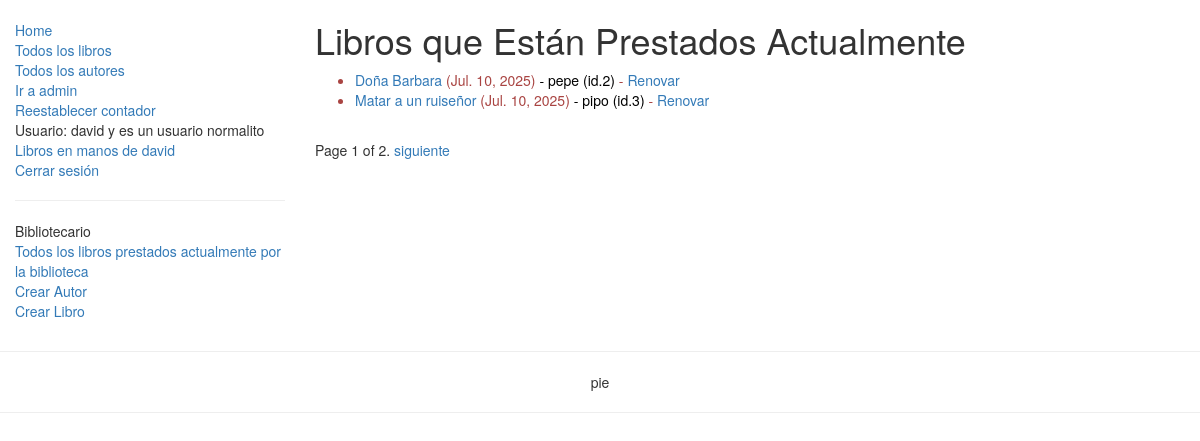
Page /catalogo/TodosLosLibrosActualmenteAlquilados/ (signed in) on the earlier database version.
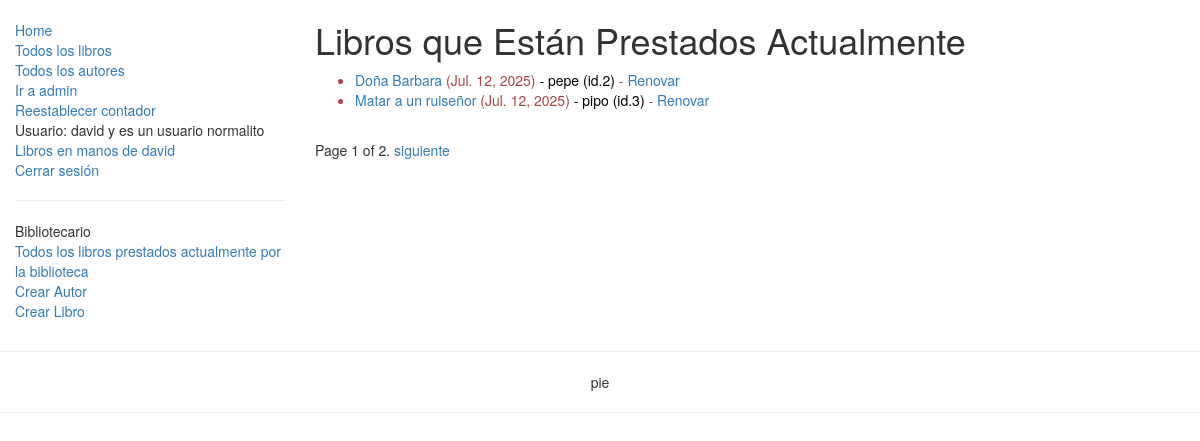
Same page on the later database version.
### catalogo/models.py (models this page shows, shortened)
class LibroInstancia(models.Model):
    id = models.UUIDField(primary_key=True, default=uuid.uuid4, help_text="ID único para este libro particular en toda la biblioteca")
    libro = models.ForeignKey('Libro', on_delete=models.SET_NULL, null=True)
    imprenta = models.CharField(max_length=200)
    debidoderegresar = models.DateField(null=True, blank=True)
    prestatario = models.ForeignKey(User, on_delete=models.SET_NULL, null=True, blank=True)
    PRESTAMO_STATUS = (
        ('m', 'Mantenimieno'),
        ('p', 'En prestamo'),
        ('d', 'Disponible'),
        ('r', 'Reservado'),
    )
    estatus = models.CharField(max_length=1, choices=PRESTAMO_STATUS, blank=True, default='m', help_text='Disponibilidad del libro')
    class Meta:
        ordering = ["debidoderegresar"] #ordering es un apuntador-identificador de palabra reservada de django para esta clase, no puedo usar el nombre "ordenar".
        permissions = (("puedeMarcarRetornado", "Colocar libro como retornado"),)
    @property
    def estaVencido(self):
        if self.debidoderegresar and date.today() > self.debidoderegresar:
            return True
        return False

class Libro(models.Model):
    titulo = models.CharField(max_length=200)
    autor = models.ForeignKey('Autor', on_delete=models.SET_NULL, null=True)
    descripcion = models.TextField(max_length=1000, help_text="Ingrese una breve descripción del libro")
    isbn = models.CharField('ISBN',max_length=13, help_text='13 Caracteres <a href="https://www.isbn-international.org/content/what-isbn">ISBN number</a>')
    genero = models.ManyToManyField(Genero, help_text="Seleccione un genero para este libro")
    lenguaje = models.ForeignKey('Lenguaje', on_delete=models.SET_NULL, null=True)
    def __str__(self):
        return self.titulo
    def get_absolute_url(self):
        return reverse('detallesDeLibro', args=[str(self.id)])#Para las vistas detalladas que requieren el id de una instancia de este modelo como parámetro en la url, el parámetro name de la función path en el mapeador urls.py debe tener este #nombre ('detallesDeLibro') de url respectivo a dicha vista detallada genérica, de lo contrario se presentará la excepción: Reverse for 'detallesDeLibro' not found. 'libroDetalles' is not a valid view function or pattern name.
    class Meta:
        ordering = ['titulo', 'autor']
    def mostrar_genero(self):
        return ', '.join([ genero.nombre for genero in self.genero.all()[:3] ])
    mostrar_genero.short_description = 'Genero'

### catalogo/views.py (the view)
# urls.py: path('TodosLosLibrosActualmenteAlquilados/', views.ListaDeLibrosPrestadosActualmente.as_view(), name='librosAlquiladosActualmente'),
class ListaDeLibrosPrestadosActualmente(PermissionRequiredMixin, generic.ListView):
    permission_required = ('catalogo.puedeMarcarRetornado',)#Puede ser una tupla con n permisos requeridos.
    model = LibroInstancia
    template_name ='catalogo/todosLosLibrosPrestadosActualmente.html'
    paginate_by = 2
    def get_queryset(self):
        return LibroInstancia.objects.filter(estatus__exact='p').order_by('debidoderegresar')

### catalogo/templates/catalogo/todosLosLibrosPrestadosActualmente.html
{% extends "base1.html" %}
{% block content %}
    <h1>Libros que Están Prestados Actualmente</h1>
    {% if libroinstancia_list %}
    <ul>
      {% for instanciaDeLibro in libroinstancia_list %}
          <li class="{% if instanciaDeLibro.estaVencido %}text-danger{% endif %}">
          <a href="{{ instanciaDeLibro.libro.get_absolute_url }}">{{instanciaDeLibro.libro}}</a> ({{ instanciaDeLibro.debidoderegresar }}) <span style="color: black;">- {{ instanciaDeLibro.prestatario }} (id.{{instanciaDeLibro.prestatario.id}}) </span> {% if perms.catalogo.puedeMarcarRetornado %}- <a href="{% url 'renovDeLibroPorLibrero' instanciaDeLibro.id %}">Renovar</a>  {% endif %}
         </li>
      {% endfor %}
    </ul>
    {% else %}
      <p>No hay libros prestados actualmente en la biblioteca.</p>
    {% endif %}
{% endblock %}

### catalogo/templates/base1.html (shortened to what this page needs)
{% load static %}
<!DOCTYPE html>
<html lang="en">
<head>
  <link rel="stylesheet" href="https://maxcdn.bootstrapcdn.com/bootstrap/3.3.7/css/bootstrap.min.css">
  {% load static %}
  <link rel="stylesheet" href="{% static 'css/styles.css' %}">
</head>
<body>
  <div class="container-fluid">
    <div class="row">
      <div class="col-sm-3">
      {% block barraLateral %}
      <ul class="sidebar-nav">
          <li><a href="{% url 'vistaHome' %}">Home</a></li>
          <li><a href="{% url 'todosLoslibros' %}">Todos los libros</a></li>
          <li><a href="{% url 'toditicosLosAutores' %}">Todos los autores</a></li>
          <li><a href="/admin">Ir a admin</a></li>
          <li><a href="{% url 'resetearVisitas' %}">Reestablecer contador</a></li>
          {% if user.is_authenticated %}
            <li>Usuario: {{ user.get_username }} {% if user.groups.all.0.name == "bibliotecarios" %} es bibliotecario {% if user.is_staff %} y perteneca al staff (puede eliminar libros y autores){% endif %}{% else %} y es un usuario normalito{% endif %}</li>
            <li><a href="{% url 'misLibrosalquilados' user.get_username %}">Libros en manos de {{ user.get_username }} </a></li>
            <li><a href="{% url 'logout'%}?next={{request.path}}">Cerrar sesión</a></li>
            {% if perms.catalogo.puedeMarcarRetornado %}
              <hr>
              <li>Bibliotecario</li>
              <li><a href="{% url 'librosAlquiladosActualmente' %}">Todos los libros prestados actualmente por la biblioteca</a></li>
              <li><a href="{% url 'crearautorini' %}">Crear Autor</a></li>
              <li><a href="{% url 'crearlibro' %}">Crear Libro</a></li>
              {% endif %}
          {% else %}
          <li><a href="{% url 'login'%}?next={{request.path}}">Iniciar sesión</a></li>
       {% endif %}
      </ul>
     {% endblock %}
      </div>
      <div class="col-sm-7 ">
      {% block content %}{% endblock %}
{% block pagination %}
  {% if is_paginated %}
      <div class="pagination">
          <span class="page-links">
              <span class="page-current">
                  Page {{ page_obj.number }} of {{ page_obj.paginator.num_pages }}.
              </span>
              {% if page_obj.has_next %}
                  <a href="{{ request.path }}?page={{ page_obj.next_page_number }}">siguiente</a>
              {% endif %}
          </span>
      </div>
  {% endif %}
{% endblock %}
      </div>
    </div>
  </div>
 <div>
    <hr>
    <p style="text-align: center;">pie</p>
    <hr>
 </div>
</body>
</html>

### static/css/styles.css (style rules this page uses)
.sidebar-nav { margin-top: 20px; padding: 0; list-style: none; }

Differences in the rows shown:
changed LibroInstancia "Doña Barbara": debidoderegresar "Jul. 10, 2025" → "Jul. 12, 2025"
changed LibroInstancia "Matar a un ruiseñor": debidoderegresar "Jul. 10, 2025" → "Jul. 12, 2025"
